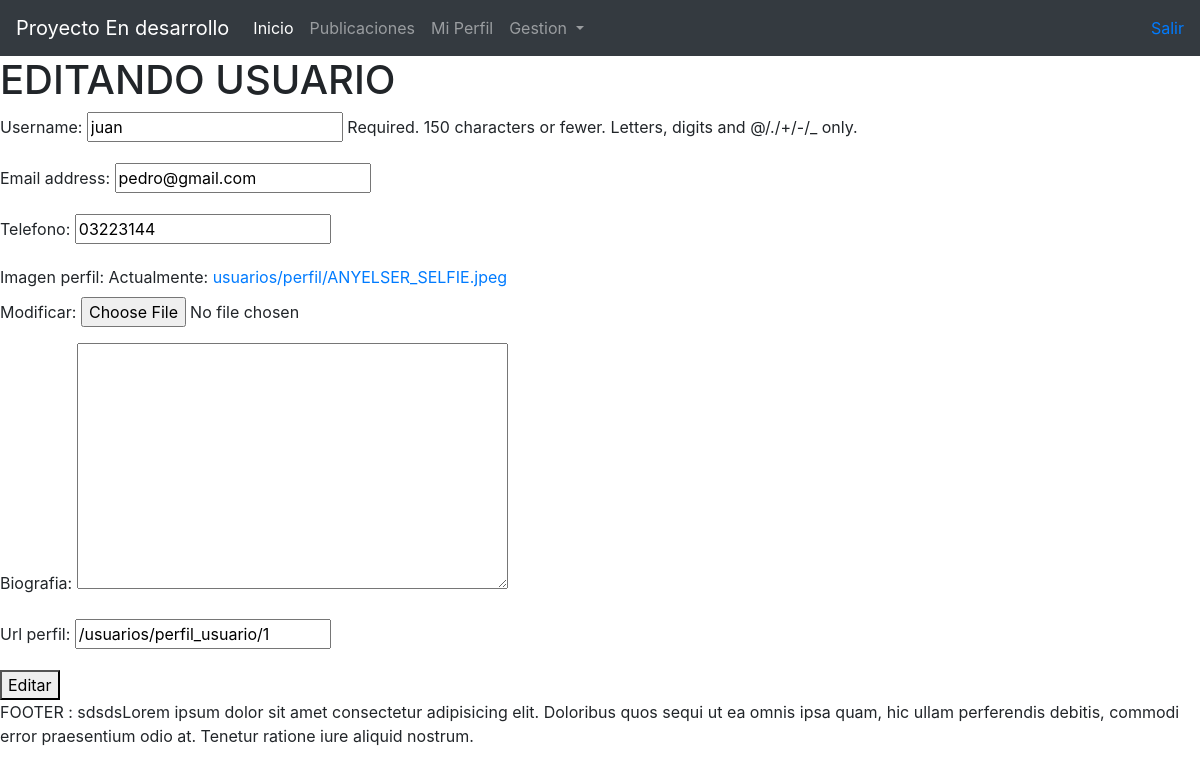
Screenshot of /usuarios/editar_perfil/1/ with the database file from the repository.
### usuarios/models.py (models this page shows, shortened)
class Usuarios(AbstractUser):
    first_name=None
    last_name=None
    id = models.AutoField(primary_key=True)
    telefono = models.CharField(max_length=100, blank=True, null=True)
    imagen_perfil = models.ImageField(upload_to ='usuarios/perfil/',null=True)
    biografia = models.TextField(blank=True)
    url_perfil = models.CharField(max_length=200, null=True)
    ultima_modificacion = models.DateTimeField(auto_now=True)
    class Meta:
        verbose_name = 'Usuario'
        verbose_name_plural = 'Usuarios'

### usuarios/views.py (the view, shortened to what this page needs)
# urls.py: path('editar_perfil/<id_perfil>/', Editar_Perfil, name='editar_perfil'),
def Editar_Perfil(request,id_perfil):
    instancia = Usuarios.objects.get(id=id_perfil)
    form = EditarUsuarioForm(instance=instancia)
    contexto={'formularioUsuarios':form}
    return render(request,"usuarios/editar_perfil.html",contexto)

### usuarios/forms.py
class EditarUsuarioForm(ModelForm):
    class Meta:
        model = Usuarios
        fields = ["username","email","telefono","imagen_perfil","biografia","url_perfil"]

### usuarios/templates/usuarios/editar_perfil.html (shortened to what this page needs)
{% extends "base.html" %}
{% load static %}
{% block contenidoPrincipal %}
<h1>EDITANDO USUARIO</h1>
<form method="POST" enctype="multipart/form-data">
    {{ formularioUsuarios.as_p }}
    <button type="submit">Editar</button>
</form>
{% endblock %}

### rows the page displays
Usuarios: username "juan", email "pedro@gmail.com", telefono "03223144", url_perfil "/usuarios/perfil_usuario/1"
